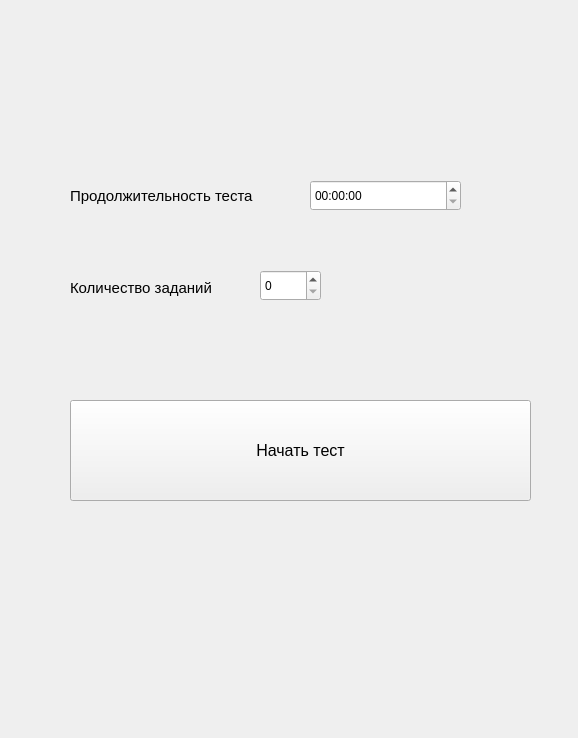
<?xml version="1.0" encoding="UTF-8"?>
<ui version="4.0">
 <class>Form</class>
 <widget class="QWidget" name="Form">
  <property name="geometry">
   <rect>
    <x>0</x>
    <y>0</y>
    <width>578</width>
    <height>738</height>
   </rect>
  </property>
  <property name="minimumSize">
   <size>
    <width>578</width>
    <height>738</height>
   </size>
  </property>
  <property name="maximumSize">
   <size>
    <width>578</width>
    <height>738</height>
   </size>
  </property>
  <property name="windowTitle">
   <string>Начать тест</string>
  </property>
  <widget class="QLabel" name="topicLabel">
   <property name="geometry">
    <rect>
     <x>14</x>
     <y>50</y>
     <width>551</width>
     <height>61</height>
    </rect>
   </property>
   <property name="font">
    <font>
     <pointsize>13</pointsize>
    </font>
   </property>
   <property name="text">
    <string> </string>
   </property>
   <property name="alignment">
    <set>Qt::AlignCenter</set>
   </property>
  </widget>
  <widget class="QTimeEdit" name="timer">
   <property name="geometry">
    <rect>
     <x>310</x>
     <y>180</y>
     <width>151</width>
     <height>31</height>
    </rect>
   </property>
  </widget>
  <widget class="QLabel" name="timerLabel">
   <property name="geometry">
    <rect>
     <x>70</x>
     <y>170</y>
     <width>231</width>
     <height>51</height>
    </rect>
   </property>
   <property name="font">
    <font>
     <pointsize>11</pointsize>
    </font>
   </property>
   <property name="text">
    <string>Продолжительность теста</string>
   </property>
  </widget>
  <widget class="QSpinBox" name="tasks">
   <property name="geometry">
    <rect>
     <x>260</x>
     <y>270</y>
     <width>61</width>
     <height>31</height>
    </rect>
   </property>
  </widget>
  <widget class="QLabel" name="tasksLabel">
   <property name="geometry">
    <rect>
     <x>70</x>
     <y>280</y>
     <width>191</width>
     <height>16</height>
    </rect>
   </property>
   <property name="font">
    <font>
     <pointsize>11</pointsize>
    </font>
   </property>
   <property name="text">
    <string>Количество заданий</string>
   </property>
  </widget>
  <widget class="QPushButton" name="startButton">
   <property name="geometry">
    <rect>
     <x>70</x>
     <y>400</y>
     <width>461</width>
     <height>101</height>
    </rect>
   </property>
   <property name="font">
    <font>
     <pointsize>12</pointsize>
    </font>
   </property>
   <property name="text">
    <string>Начать тест</string>
   </property>
  </widget>
 </widget>
 <resources/>
 <connections/>
</ui>
